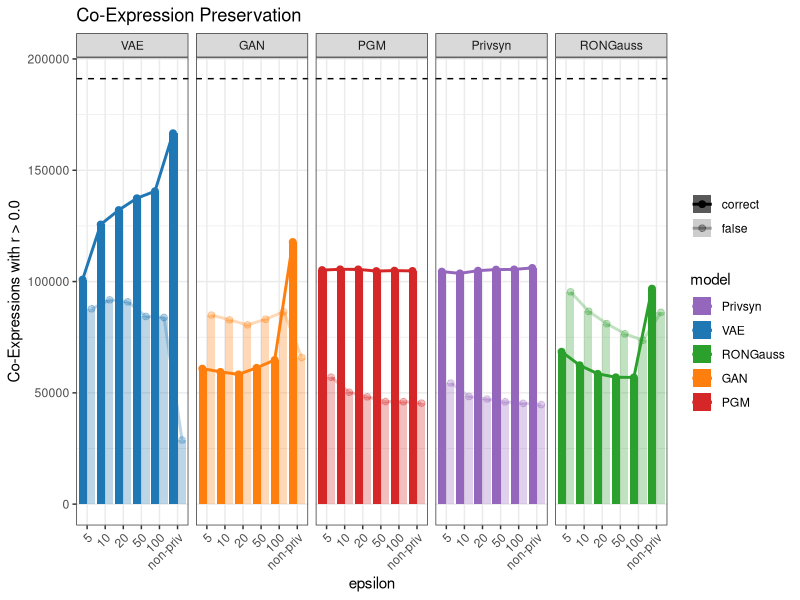
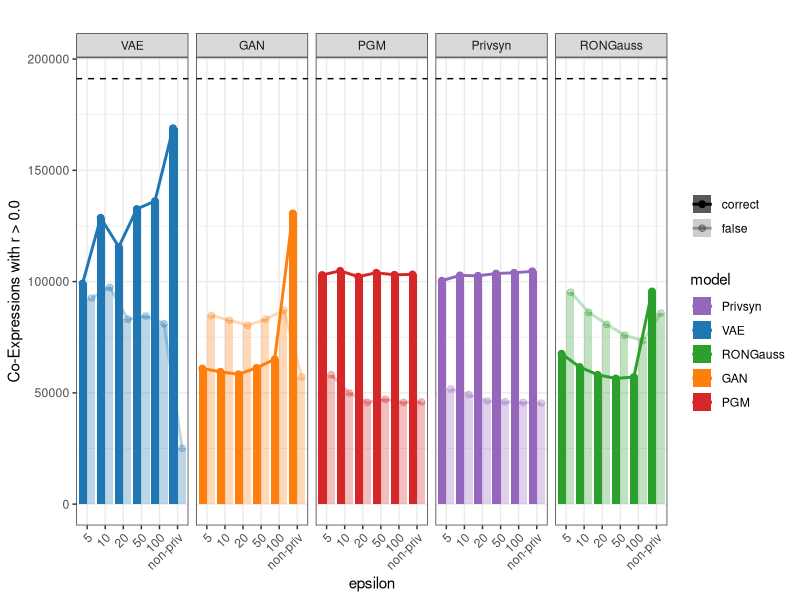
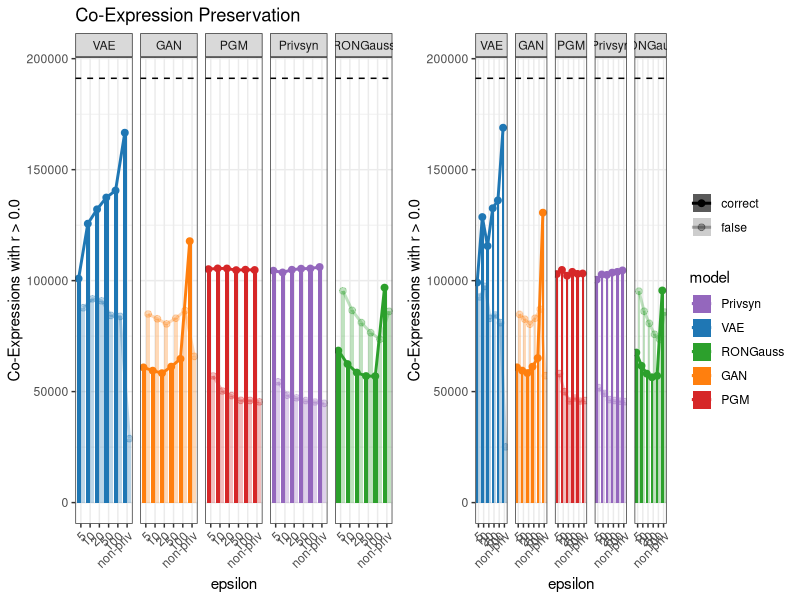
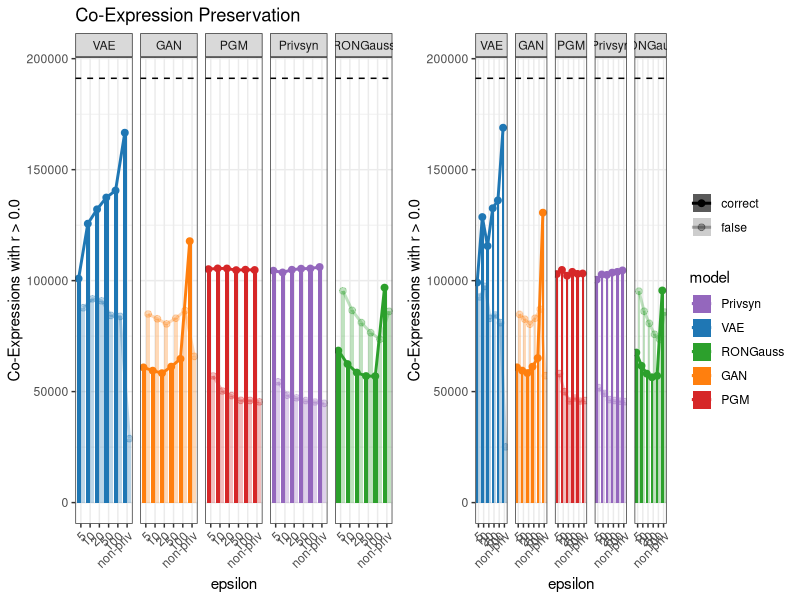

Source code (R) for these figures, in order:
library(readr)
library(ggplot2)
library(magrittr)

data <- read_csv('./outputs/coex_data_k5.csv')
real <- dplyr::filter(data, set == 'real')
data <- dplyr::filter(data, !set == 'real')


data_summary <- data.frame()

for(m in unique(data$model)){

  tmp <- dplyr::filter(data, model == m)
  for(e in unique(tmp$epsilon)){

    tmp_ep <- dplyr::filter(tmp, epsilon == e)

    data_summary <- rbind(data_summary, data.frame(
      mean_correct = mean(tmp_ep$correctly_rec),
      sd_correct = sd(tmp_ep$correctly_rec),
      mean_false = mean(tmp_ep$falsely_rec),
      sd_false = sd(tmp_ep$falsely_rec),
      model = m,
      epsilon = e
    )
    )
  }
}

data_summary$epsilon <- factor(data_summary$epsilon, levels = c('5', '10', '20', '50', '100', 'non-priv'))
data_summary$seed <- 'k5'

data_summary1 <- data.frame(mean = data_summary$mean_correct,
                            sd = data_summary$sd_correct,
                            model = data_summary$model,
                            epsilon = data_summary$epsilon,
                            seed = data_summary$seed, 
                            reconstruction_type = 'correct')

data_summary2 <- data.frame(mean = data_summary$mean_false,
                            sd = data_summary$sd_false,
                            model = data_summary$model,
                            epsilon = data_summary$epsilon,
                            seed = data_summary$seed, 
                            reconstruction_type = 'false')

data_summary <- rbind(data_summary1, data_summary2)
data_summary$merged <- paste0(data_summary$model, '-', data_summary$reconstruction_type)


data_summary_correct <- dplyr::filter(data_summary, reconstruction_type == 'correct')
data_summary_false <- dplyr::filter(data_summary, reconstruction_type == 'false')
data_summary$model <- factor(data_summary$model, levels = c('VAE', 'GAN', 'PGM', 'Privsyn', 'RONGauss'))
data_summary_correct$model <- factor(data_summary_correct$model, levels = c('VAE', 'GAN', 'PGM', 'Privsyn', 'RONGauss'))
data_summary_false$model <- factor(data_summary_false$model, levels = c('VAE', 'GAN', 'PGM', 'Privsyn', 'RONGauss'))

g <- ggplot(data_summary, aes(x = epsilon, y = mean, fill = model, alpha = reconstruction_type))+
  facet_grid(.~model)+
  geom_bar(linewidth=2, position='dodge', stat="identity")+
  geom_line(data=data_summary_correct, aes(x = as.integer(epsilon)-0.25, y = mean, color = model, group = reconstruction_type, alpha = reconstruction_type),
            linewidth=1)+
  geom_line(data=data_summary_false, aes(x = as.integer(epsilon)+0.25, y = mean, color = model, group = reconstruction_type, alpha = reconstruction_type),
            linewidth=1)+
  geom_point(data=data_summary_correct, aes(x = as.integer(epsilon)-0.25, y = mean, color = model, group = reconstruction_type, alpha = reconstruction_type),
            size=2)+
  geom_point(data=data_summary_false, aes(x = as.integer(epsilon)+0.25, y = mean, color = model, group = reconstruction_type, alpha = reconstruction_type),
             size=2)+
  scale_alpha_manual(name = "", values = c(1, .3))+
  theme_bw()+
  geom_hline(yintercept = real$correctly_rec[1], linetype='dashed')+
  scale_fill_manual(breaks= c('Privsyn', 'VAE', 'RONGauss', 'GAN', 'PGM'), values = c('#9467bd', '#1f77b4', '#2ca02c', '#ff7f0e', '#d62728'))+
  scale_color_manual(breaks= c('Privsyn', 'VAE', 'RONGauss', 'GAN', 'PGM'), values = c('#9467bd', '#1f77b4', '#2ca02c', '#ff7f0e', '#d62728'))+
  theme(axis.text.x = element_text(angle = 45, vjust = 1, hjust = 1))+
  ggtitle('Co-Expression Preservation')+
  ylab('Co-Expressions with r > 0.0')

g

print(real$correctly_rec[1])

data <- read_csv('./outputs/coex_data_k1000.csv')
real <- dplyr::filter(data, set == 'real')
data <- dplyr::filter(data, !set == 'real')
print(real$correctly_rec[1])

data_summary2 <- data.frame()

for(m in unique(data$model)){

  tmp <- dplyr::filter(data, model == m)
  for(e in unique(tmp$epsilon)){

    tmp_ep <- dplyr::filter(tmp, epsilon == e)

    data_summary2 <- rbind(data_summary2, data.frame(
      mean_correct = mean(tmp_ep$correctly_rec),
      sd_correct = sd(tmp_ep$correctly_rec),
      mean_false = mean(tmp_ep$falsely_rec),
      sd_false = sd(tmp_ep$falsely_rec),
      model = m,
      epsilon = e
    )
    )
  }
}

data_summary2$epsilon <- factor(data_summary2$epsilon, levels = c('5', '10', '20', '50', '100', 'non-priv'))
data_summary2$seed <- 'k1000'

data_summary1 <- data.frame(mean = data_summary2$mean_correct,
                            sd = data_summary2$sd_correct,
                            model = data_summary2$model,
                            epsilon = data_summary2$epsilon,
                            seed = data_summary2$seed, 
                            reconstruction_type = 'correct')

data_summary2 <- data.frame(mean = data_summary2$mean_false,
                            sd = data_summary2$sd_false,
                            model = data_summary2$model,
                            epsilon = data_summary2$epsilon,
                            seed = data_summary2$seed, 
                            reconstruction_type = 'false')

data_summary2 <- rbind(data_summary1, data_summary2)
data_summary2$merged <- paste0(data_summary2$model, '-', data_summary2$reconstruction_type)


data_summary_correct2 <- dplyr::filter(data_summary2, reconstruction_type == 'correct')
data_summary_false2 <- dplyr::filter(data_summary2, reconstruction_type == 'false')

data_summary2$model <- factor(data_summary2$model, levels = c('VAE', 'GAN', 'PGM', 'Privsyn', 'RONGauss'))
data_summary_correct2$model <- factor(data_summary_correct2$model, levels = c('VAE', 'GAN', 'PGM', 'Privsyn', 'RONGauss'))
data_summary_false2$model <- factor(data_summary_false2$model, levels = c('VAE', 'GAN', 'PGM', 'Privsyn', 'RONGauss'))

g2 <- ggplot()+
  
  geom_bar(data=data_summary2, aes(x = epsilon, y = mean, fill = model, alpha = reconstruction_type), 
           linewidth=2, position='dodge', stat="identity")+
  geom_line(data=data_summary_correct2, aes(x = as.integer(epsilon)-0.25, y = mean, color = model, group = reconstruction_type, alpha = reconstruction_type),
            linewidth=1)+
  geom_line(data=data_summary_false2, aes(x = as.integer(epsilon)+0.25, y = mean, color = model, group = reconstruction_type, alpha = reconstruction_type),
            linewidth=1)+
  geom_point(data=data_summary_correct2, aes(x = as.integer(epsilon)-0.25, y = mean, color = model, group = reconstruction_type, alpha = reconstruction_type),
             size=2)+
  geom_point(data=data_summary_false2, aes(x = as.integer(epsilon)+0.25, y = mean, color = model, group = reconstruction_type, alpha = reconstruction_type),
             size=2)+
  facet_grid(cols = vars(model))+
  scale_alpha_manual(name = "", values = c(1, .3))+
  theme_bw()+
  geom_hline(yintercept = real$correctly_rec[1], linetype='dashed')+
  scale_fill_manual(breaks= c('Privsyn', 'VAE', 'RONGauss', 'GAN', 'PGM'), values = c('#9467bd', '#1f77b4', '#2ca02c', '#ff7f0e', '#d62728'))+
  scale_color_manual(breaks= c('Privsyn', 'VAE', 'RONGauss', 'GAN', 'PGM'), values = c('#9467bd', '#1f77b4', '#2ca02c', '#ff7f0e', '#d62728'))+
  ggtitle('')+
  theme(axis.text.x = element_text(angle = 45, vjust = 1, hjust = 1))+
  ylab('Co-Expressions with r > 0.0')

g2



cp <- cowplot::plot_grid(g+theme(legend.position = 'none'), g2, nrow=1, rel_widths = c(1,1))
cp

png(file = paste0('./outputs/coex-plot.png'), bg = "transparent", 
    width = 40, height = 10, units = "cm", res=300)
plot(cp)
dev.off()

data <- rbind(data_summary, data_summary2)
data$merged <- NULL

write_csv(data, './outputs/coex-data-summarised.csv')
